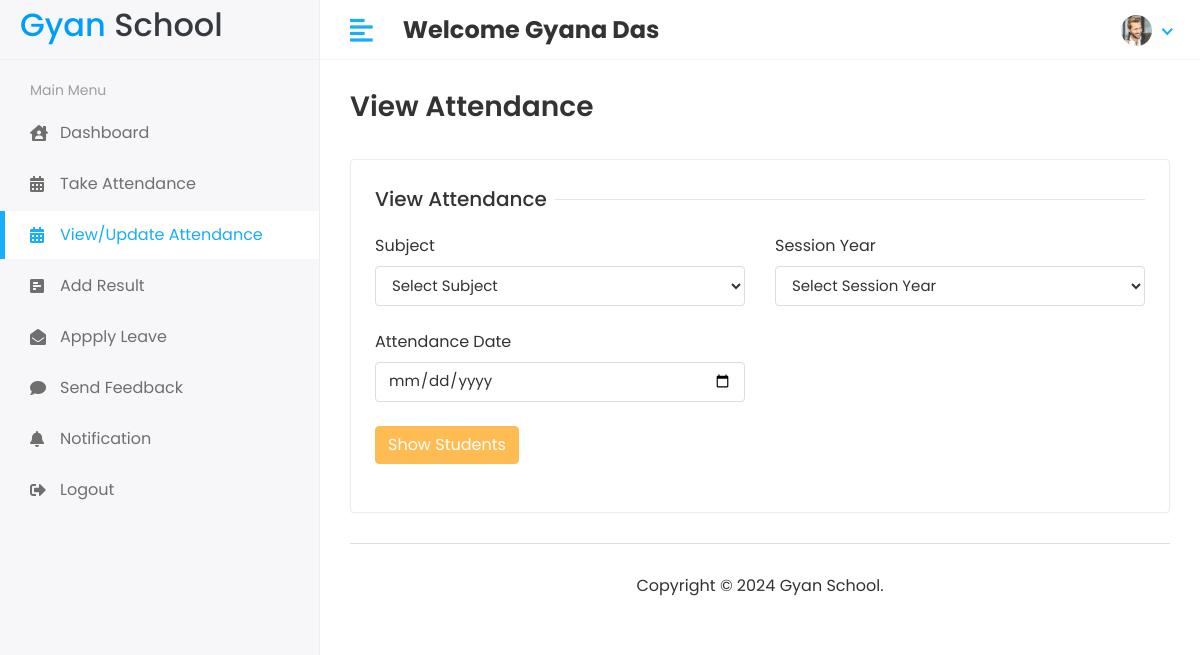
/staff/view_attendance (signed in), run on the app's committed database.
### stu_app/models.py (models this page shows)
class CustomUser(AbstractUser):
    user = (
        ('1','HOD'),
        ('2','STAFF'),
        ('3','STUDENT')
    )
    user_type = models.CharField(choices=user,max_length=50,default=1)
    profile_pic = models.ImageField(upload_to='media/profile_pic')

### stu_app/staff_views.py (the view, shortened to what this page needs)
# urls.py: path('staff/view_attendance',staff_views.ViewAttendance,name='staff_view_attendance'),
def ViewAttendance(request):
    staff_id = Staff.objects.get(admin = request.user.id)
    subject = Subject.objects.filter(staff_id = staff_id)
    session_year = SessionYear.objects.all()
    action = request.GET.get('action')
    get_subject = None
    get_session_year = None
    attendance_date = None
    attendance_report = None
    return render(request,'Staff/view_attendance.html',{'subject':subject,'session_year':session_year,'action':action,'get_subject':get_subject,'get_session_year':get_session_year,'attendance_date':attendance_date,'attendance_report':attendance_report})

### templates/Staff/view_attendance.html (shortened to what this page needs)
<!DOCTYPE html>
{% load static %}
<html lang="en">
   <head>
      <link rel="stylesheet" href="{% static "assets/plugins/bootstrap/css/bootstrap.min.css" %}">
      <link rel="stylesheet" href="{% static "assets/plugins/fontawesome/css/fontawesome.min.css" %}">
      <link rel="stylesheet" href="{% static "assets/plugins/fontawesome/css/all.min.css" %}">
      <link rel="stylesheet" href="{% static "assets/css/style.css" %}">
   </head>
   <body>
      <div class="main-wrapper">
        {% include "Includes/header.html" %}
       {% include "Includes/sidebar.html" %}
         <div class="page-wrapper">
            <div class="content container-fluid">
                <div class="page-header">
                    <div class="row align-items-center">
                    <div class="col">
                    <h3 class="page-title">View Attendance</h3>
                    </div>
                    </div>
                    </div>
                      {% if action is None %}
                    <div class="row">
                    <div class="col-sm-12">
                    <div class="card">
                    <div class="card-body">
                    <form action="?action=view_attendance" method="POST">
                         <div class="row">
                           <div class="col-12">
                        <h5 class="form-title"><span>View Attendance</span></h5>
                    </div>
                    <div class="col-12 col-sm-6">
                    <label>Subject</label>
                    <select class="form-control" name="subject_id" required>
                       <option>Select Subject</option>
                    </select>
                  </div>
                    <div class="col-12 col-sm-6">
                        <label>Session Year</label>
                        <select class="form-control" name="session_year_id" required>
                           <option>Select Session Year</option>
                        </select>
                    </div>
                    <div class="col-12 col-sm-6 mt-4">
                        <label>Attendance Date</label>
                        <input type="date" class="form-control" name="attendance_date">
                    </div>
                    <div class="col-12 mt-4">
                    <button type="submit" class="btn btn-primary">Show Students</button>
                  </div>
               </div><br>
            </form>
            </div>
            </div>
            </div>
            </div>
            {% endif %}
            <footer class="text-center">
               <p>Copyright © 2024 Gyan School.</p>
            </footer>
         </div>
      </div>
   </body>
</html>

### templates/Includes/header.html (shortened to what this page needs)
{% load static %}
<div class="header">
    <div class="header-left">
       <a href="index.html" class="logo">
       <h2 class="text-info">Gyan<span class="text-dark"> School</span></h2>
       </a>
    </div>
    <a href="javascript:void(0);" id="toggle_btn">
    <i class="fas fa-align-left"></i>
    </a>
    <div class="top-nav-search mt-3">
       <h4><strong>Welcome <span>{{user.first_name}} {{user.last_name}}</span></strong></h4>
    </div>
    <ul class="nav user-menu">
       <li class="nav-item dropdown has-arrow">
          <a href="#" class="dropdown-toggle nav-link" data-toggle="dropdown">
            {% if user.profile_pic == '' %}
            <span class="user-img"><img class="rounded-circle" src="{% static "assets/img/avatar-03.jpg" %}" width="31" alt="Ryan Taylor"></span>
            {% else %}
            <span class="user-img"><img class="rounded-circle" src="/{{user.profile_pic}}" width="31" alt="Ryan Taylor"></span>
            {% endif %}
          </a>
       </li>
    </ul>
 </div>

### static/assets/css/style.css (style rules this page uses)
html { height: 100%; }
body { background-color: #fff; color: #333; font-family: 'Poppins', sans-serif; font-size: 1rem; height: 100%; line-height: 1.5; overflow-x: hidden; }
h1, h2, h3, h4, h5, h6 { font-family: 'Poppins', sans-serif; margin-top: 0; }
.form-control { border: 1px solid #ddd; box-shadow: none; color: #333; font-size: 15px; height: 40px; }
a { color: #009ce7; }
input, button, a { transition: all 0.4s ease; -moz-transition: all 0.4s ease; -o-transition: all 0.4s ease; -ms-transition: all 0.4s ease; -webkit-transition: all 0.4s ease; }
input, input:focus, button, button:focus { outline: none; }
ul, ol { padding: 0px; list-style: none; }
.text-info, .dropdown-menu > li > a.text-info { color: #009efb !important; }
.btn-primary { background-color: #FFBC53; border: 1px solid #FFBC53; }
.card { border: 1px solid #ececf5; box-shadow: 0 1px 3px 0 rgba(0, 0, 0, 0.03); margin-bottom: 1.875rem; }
.card-body { padding: 1.5rem; }
.header { background-color: #fff; border-bottom: 1px solid #f3f3f4; left: 0; position: fixed; right: 0; top: 0; z-index: 1001; height: 60px; }
.header .header-left { float: left; height: 60px; padding: 0 20px; position: relative; width: 320px; z-index: 1; transition: all 0.2s ease-in-out; background-color: #f7f7fa; border-bottom: 1px solid #efefef; border-right: 1px solid #ececf5; display: flex; align-items: center; }
.header .header-left .logo { display: inline-block; line-height: 60px; }
.header .dropdown-toggle:after { display: none; }
.header .has-arrow .dropdown-toggle:after { border-top: 0; border-left: 0; border-bottom: 2px solid #18aefa; border-right: 2px solid #18aefa; content: ''; height: 8px; display: inline-block; pointer-events: none; -webkit-transform-origin: 66% 66%; -ms-transform-origin: 66% 66%; transform-origin: 66% 66%; -webkit-transform: rotate(45deg); -ms-transform: rotate(45deg); transform: rotate(45deg); -webkit-transition: all 0.15s ease-in-out; transition: all 0.15s ease-in-out; width: 8px; vertical-align: 0px; }
.user-menu { float: right; margin: 0; position: relative; z-index: 99; padding-right: 15px; }
.user-menu.nav > li > a { color: #a0a0a0; font-size: 14px; line-height: 58px; padding: 0 15px; height: 60px; }
.user-img { margin-right: 3px; position: relative; }
.top-nav-search { float: left; margin-left: 15px; }
footer { padding: 1.875rem 1.875rem; border-top: 1px solid #ddd; }
footer p { margin: 0px; }
.main-wrapper { width: 100%; height: 100vh; min-height: 100vh; }
.page-wrapper { margin-left: 320px; padding-top: 60px; position: relative; transition: all 0.4s ease; }
.page-wrapper > .content { padding: 1.875rem 1.875rem 0; }
.page-header { margin-bottom: 1.875rem; }
.page-title { font-size: 28px; font-weight: 600; color: #333; margin-bottom: 5px; }
.form-title { width: 100%; max-width: 100%; padding: 0; font-size: 1.25rem; font-weight: 500; line-height: inherit; color: #333; white-space: normal; position: relative; display: block; margin-bottom: 20px; }
.form-title:before { content: ""; position: absolute; left: 0px; right: 0px; height: 1px; top: 50%; background-color: rgba(0, 0, 0, 0.1); }
.form-title span { padding: 0px 0.5rem 0 0; background-color: #fff; display: inline-block; z-index: 2; position: relative; }
@media (min-width: 992px) { #toggle_btn { align-items: center; color: #18aefa; display: inline-flex; float: left; font-size: 26px; height: 60px; justify-content: center; margin-left: 15px; padding: 0 15px; } }

### data on the page
CustomUser: first_name "Gyana", last_name "Das", profile_pic (picture)
